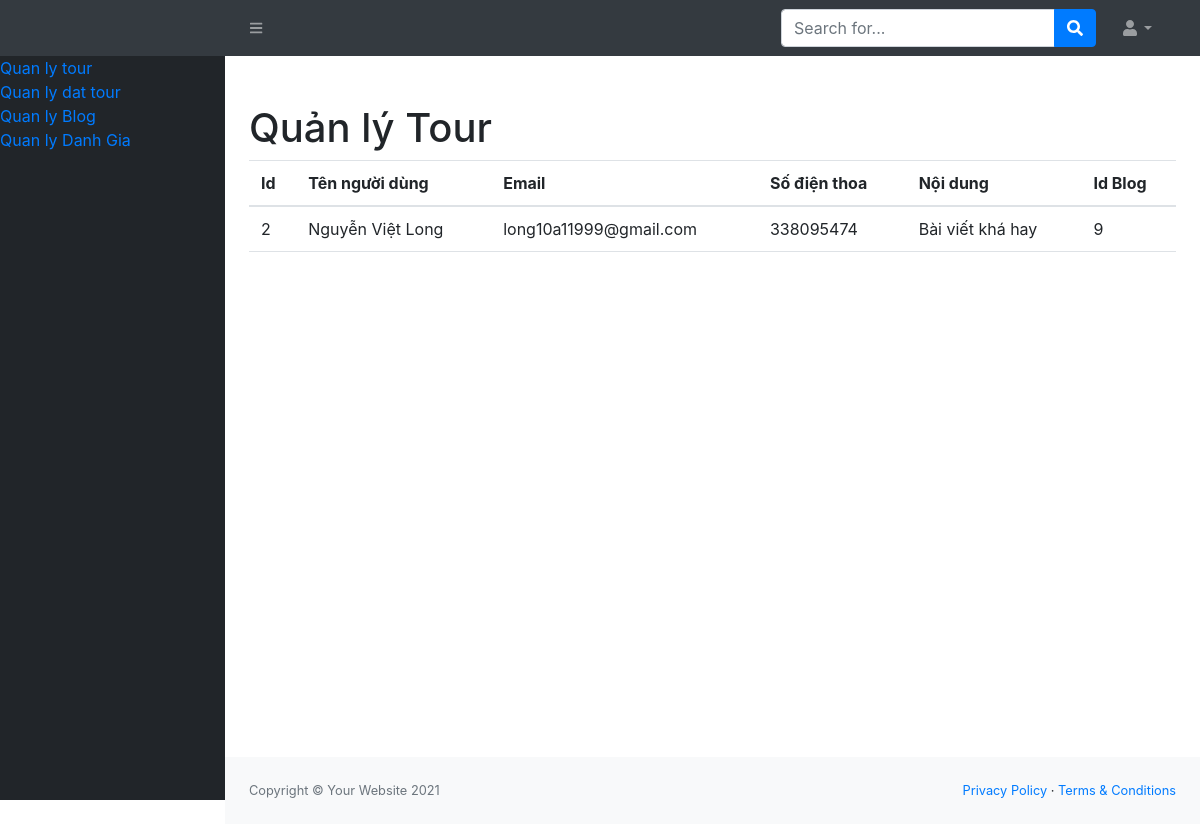
Page /pages/admin/admin_assement.php on the committed database.
### tables this page shows
CREATE TABLE `tbl_assement` (
  `id` int(11) NOT NULL,
  `name` varchar(255) NOT NULL,
  `email` varchar(255) NOT NULL,
  `phonenumber` int(11) NOT NULL,
  `content_assement` text NOT NULL,
  `id_blog` int(11) NOT NULL
);

### lib/function.php (called while the page is built, shortened)
<?php
include 'db_connect.php';
function getDaTa($sql)
{
    global $conn;
    $result = mysqli_query($conn, $sql);
    $data = [];
    while ($row = mysqli_fetch_assoc($result)) {
        $data[] = $row;
    }
    return $data;
}
function getALLAssement()
{
    $sql = 'SELECT * FROM tbl_assement';
    $assements = getDaTa($sql);
    return $assements;
}
?>fc

### pages/admin/admin_assement.php (the view, shortened to what this page needs)
<?php
include '../..//lib/function.php';
$assements = getALLAssement();
?>
<!DOCTYPE html>
<html lang="en">
<head>
    <link href="https://cdn.jsdelivr.net/npm/simple-datatables@latest/dist/style.css" rel="stylesheet"/>
    <link href="/tour/asset/css/style.css" rel="stylesheet"/>
    <link rel="stylesheet" href="https://maxcdn.bootstrapcdn.com/bootstrap/4.0.0/css/bootstrap.min.css"
>
</head>
<body class="sb-nav-fixed">
<?php require_once('../../lib/header_admin.php'); ?>
<div id="layoutSidenav">
    <?php require_once('../../lib/sidebar_admin.php'); ?>
    <div id="layoutSidenav_content">
        <main>
            <div class="container-fluid px-4">
                <h1 class="mt-4">Quản lý Tour</h1>
                <table class="table">
                    <thead>
                    <tr>
                        <th>Id</th>
                        <th>Tên người dùng</th>
                        <th>Email</th>
                        <th>Số điện thoa</th>
                        <th>Nội dung</th>
                        <th>Id Blog</th>
                    </tr>
                    </thead>
                    <tbody>
                    <?php foreach ($assements as $key => $row) { ?>
                        <tr>
                            <td><?= $row['id'] ?></td>
                            <td><?= $row['name'] ?></td>
                            <td><?= $row['email'] ?></td>
                            <td><?= $row['phonenumber'] ?></td>
                            <td><?= $row['content_assement'] ?></td>
                            <td><?= $row['id_blog'] ?></td>
                        </tr>
                    <?php } ?>
                    </tbody>
                </table>
            </div>
        </main>
        <?php require_once('../../lib/footer_admin.php'); ?>
    </div>
</div>
</body>
</html>

### rows in the picture
tbl_assement: id "2", name "Nguyễn Việt Long", email "long10a11999@gmail.com", phonenumber "338095474", content_assement "Bài viết khá hay", id_blog "9"
